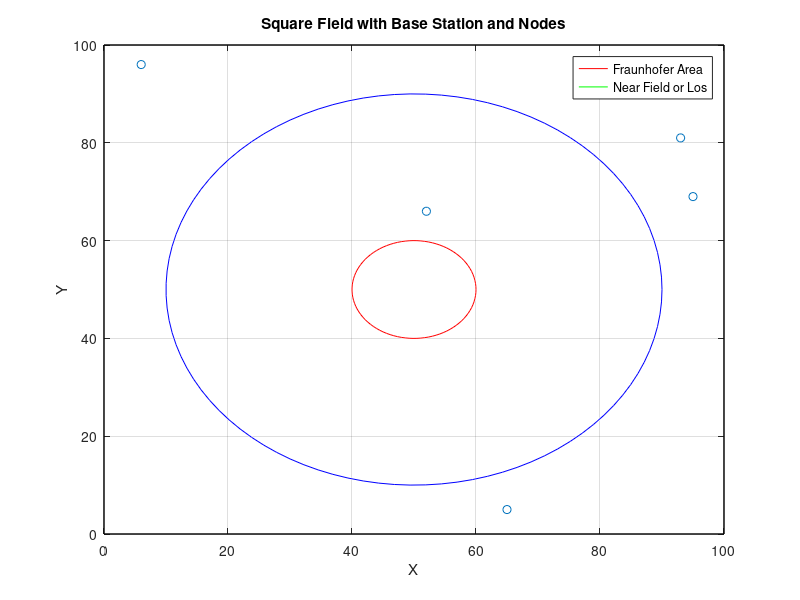

This figure's MATLAB source:
%  Institute: Indian Institute of Information Technology Nagpur
%  Laboratory: Wireless Communication
%  Written By: Aryan Mewara  
%  Create On: 21.02.2024 
%  Project Name: 2-Ray Model
%  Tool: Matlab
%  Description:

clc
clear all
close all

% Define the field size
field_size = [100 100];

% Define the base station location
base_station = [50 50];

f = 900*(10^6);
fraunhoferDistance = 10;
c = 3*(10^8);
wavelength = c/f;
transmitt_power=10;
gt = 1;
gr = 1;

n = input("Enter no of nodes: ");



% Generate random points
nodex = randi([1, field_size(1)], 1, n);
nodey = randi([1, field_size(2)], 1, n);

% Store the points in an array
node = [nodex; nodey];


 locations = [base_station; node.'];

% Initialize a 6x6 matrix to store the distances
distances = zeros(n+1,n+1);
% 
% Calculate the distances
for i = 1:n+1
    for j = 1:n+1
        distances(i,j) = sqrt((locations(i,1) - locations(j,1))^2 + (locations(i,2) - locations(j,2))^2);
    end
end

% Display the distances
disp(distances);
distance = distances(1,:);

nearFieldCondition = distance < 40 & distance > 10;
farFieldCondition = distance > 40;
fraunhoferFieldCondition = distance < 10;

disp('Points in  LOS:');
disp(find(nearFieldCondition));

disp('Points in  Non Los:');
disp(find(farFieldCondition));

disp('Points at Fraunhofer Distance:');
disp(find(fraunhoferFieldCondition));
% Create a figure
figure;

% Plot the field
plot([0, field_size(1), field_size(1), 0, 0], [0, 0, field_size(2), field_size(2), 0], 'k-');
hold on;


scatter(node(1,:), node(2,:), 'b*');
title('Random Points');
xlabel('Index');
ylabel('Value');

viscircles([base_station(1), base_station(2)],10, 'Color','r', 'Linewidth', 0.5)
viscircles([base_station(1), base_station(2)],40,'Color','b', 'Linewidth', 0.5)


% Set the axis limits
axis([0 field_size(1) 0 field_size(2)]);

% Add labels
xlabel('X');
ylabel('Y');
title('Square Field with Base Station and Nodes');

% Dummy plots for legend
h(1) = plot(NaN,NaN,'-r', 'MarkerFaceColor', 'r');
hold on;
h(2) = plot(NaN,NaN,'-g', 'MarkerFaceColor', 'b');
% h(3) = plot(NaN,NaN,'-b', 'MarkerFaceColor', 'b');

% Create legend
legend(h, 'Fraunhofer Area', 'Near Field or Los');

% Show the grid
grid on;
